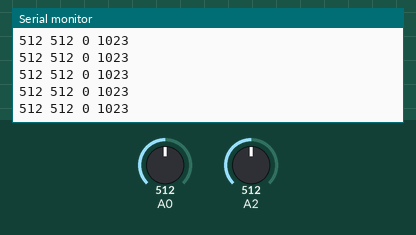
Recording of a sketch running on a simulated Arduino Uno, built with avr-gcc and run on an emulated ATmega328P. Shown: the last lines printed to the serial monitor. The inputs (shaded band) are chosen by the test bench; at power-on: A0 = 512, A2 = 512.

Above: at 5.7 s.
5.8 s: A0 set to 107
At 6.6 s:
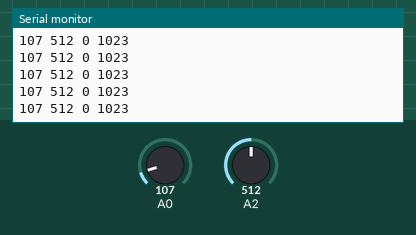
7.3 s: A0 set to 93
At 8.2 s:
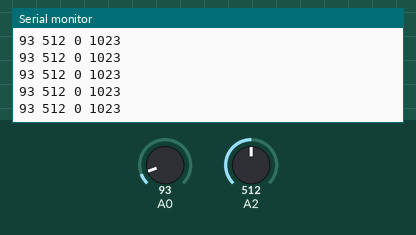
8.8 s: A2 set to 992
At 9.7 s:
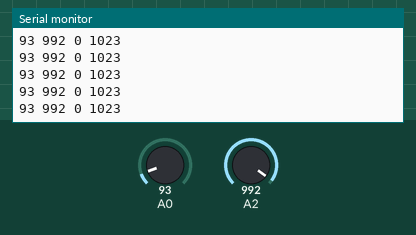
10.3 s: A2 set to 1014
At 11.3 s:
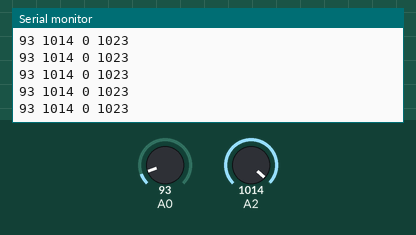
Timing chart, 0 to 13.3 s (numbered marks = the images above; inputs shaded):
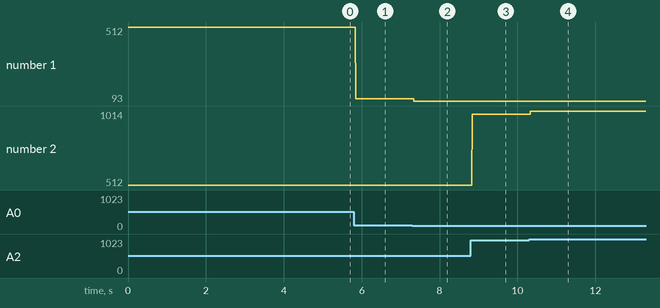

The sketch:

hw2.ino
```cpp
void setup() {
  Serial.begin(19200);

  pinMode (A0, INPUT);
  pinMode (A2, INPUT);

}

void loop() {
  int value;
  int value2;
  value = analogRead(A0);
  value2 = analogRead(A2);
  Serial.print(value);
  Serial.print(" ");
  Serial.print(value2);
  Serial.println(" 0 1023");


  // put your main code here, to run repeatedly:

}
```

Measured:
- after the input at 5.8 s, the serial monitor: prints a new line at once (image 1)
- after the input at 7.3 s, the serial monitor: prints a new line at once (image 2)
- after the input at 8.8 s, the serial monitor: prints a new line at once (image 3)
- after the input at 10.3 s, the serial monitor: prints a new line at once (image 4)
- plotted number 1: 512 → 107 after the input at 5.8 s, 107 → 93 after the input at 7.3 s
- plotted number 2: 512 → 992 after the input at 8.8 s, 992 → 1014 after the input at 10.3 s
